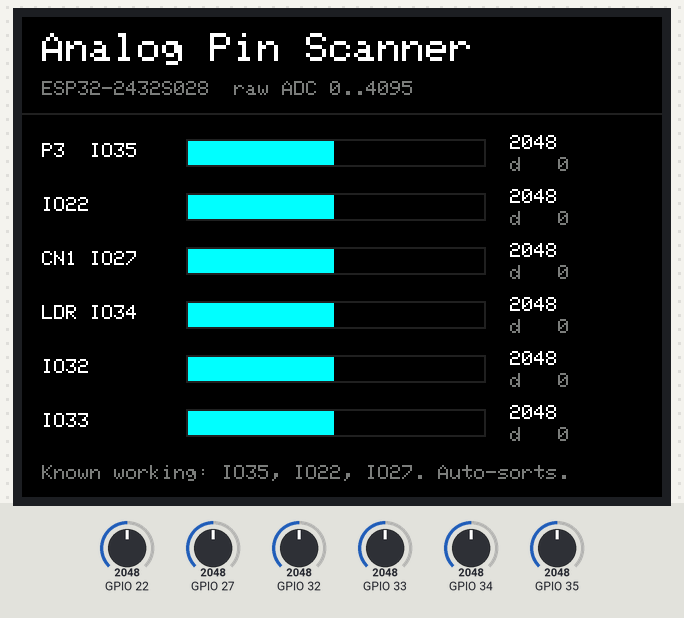
A sketch run on a simulated ESP32. Shown: 320×240 colour display. The test bench sets the inputs (shaded band); at power-on: GPIO 22 = 2048, GPIO 27 = 2048, GPIO 34 = 2048, GPIO 32 = 2048, GPIO 33 = 2048, GPIO 35 = 2048 (analog values on the 0–4095 scale). What the sketch prints to the serial monitor is not drawn.

Above: at 1.5 s.
1.6 s: GPIO 22 set to 2070
At 1.89 s:
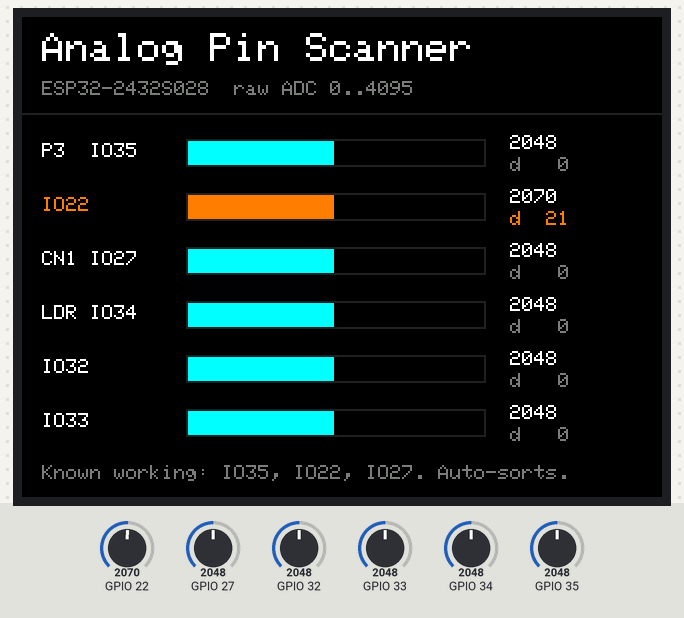
4.2 s: GPIO 27 set to 2071
At 4.52 s:
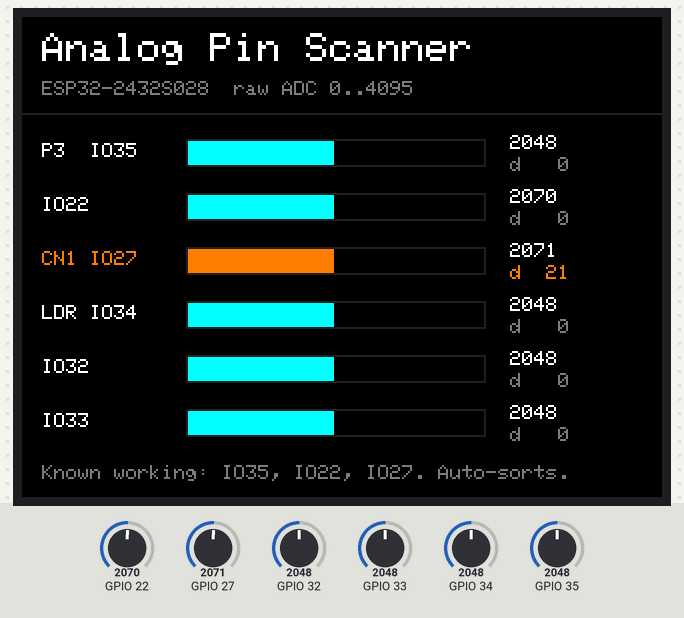
6.8 s: GPIO 34 set to 2071
At 9.0 s:
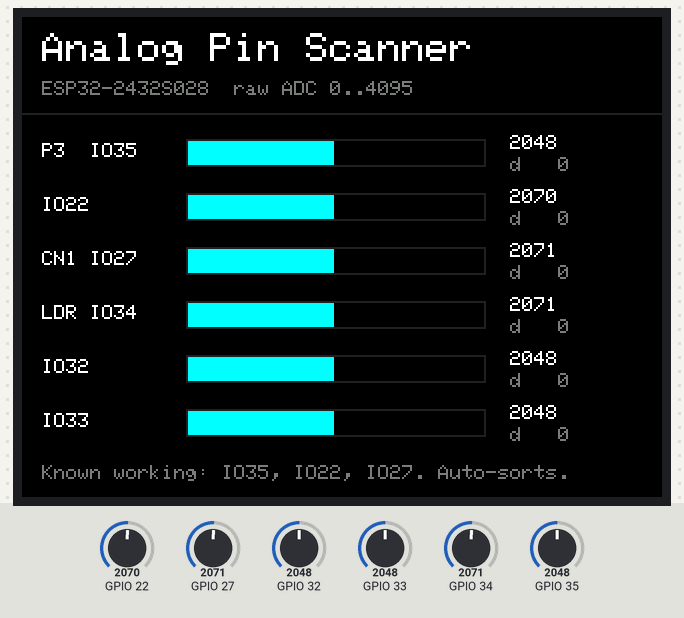
9.8 s: GPIO 32 set to 2866
At 12.73 s:
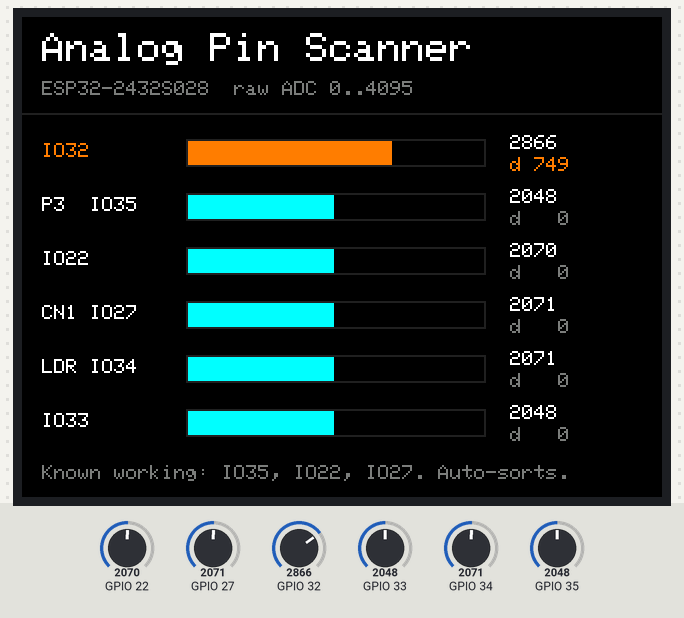
12.8 s: GPIO 27 set to 2866
At 15.7 s:
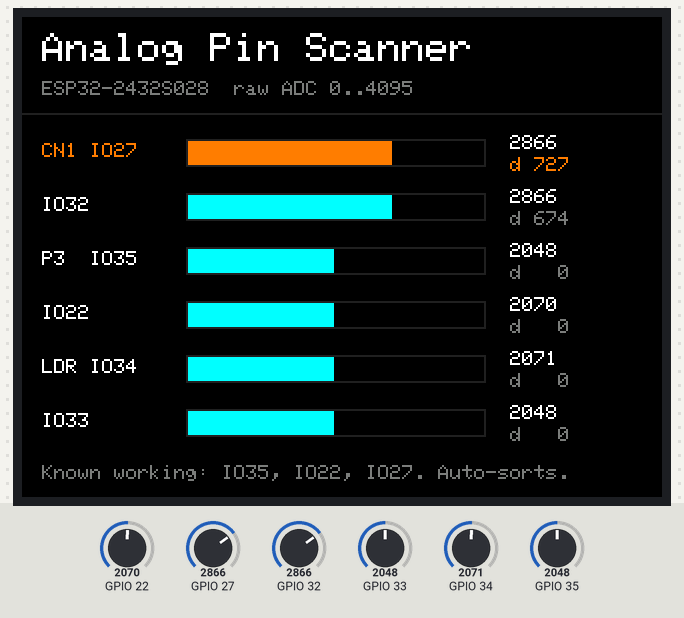
15.8 s: GPIO 34 set to 2866
At 48.6 s:
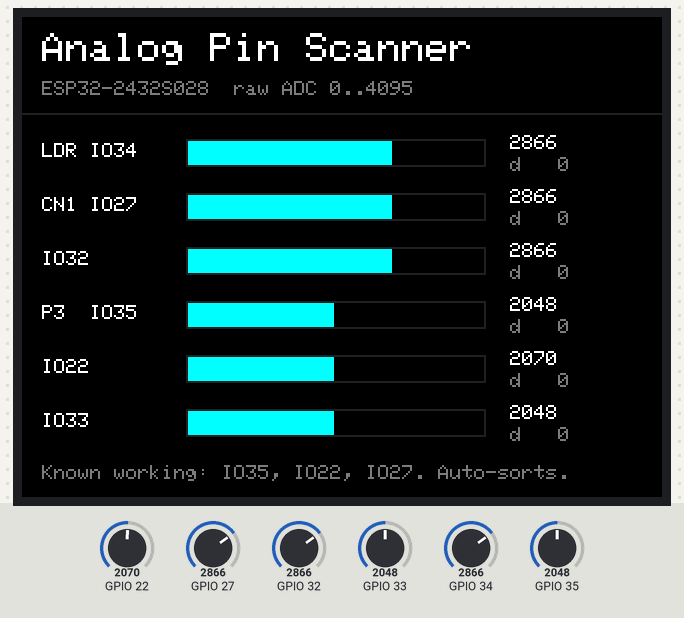

The sketch:

AnalogPinScanner.ino
```cpp
/*
 * AnalogPinScanner.ino
 * Minimal ESP32 analog signal scanner for TFT boards.
 *
 * Keep this sketch broad and easy to tweak. Device-specific knowledge lives in
 * the small settings block below; the scanner itself only looks for movement.
 */

#include <TFT_eSPI.h>

// ===== DEVICE SETTINGS =====

#define PROFILE_GENERIC 0
#define PROFILE_ESP32_2432S028 1

#ifndef PIN_SCANNER_PROFILE
#define PIN_SCANNER_PROFILE PROFILE_GENERIC
#endif

#if PIN_SCANNER_PROFILE == PROFILE_ESP32_2432S028
#define BACKLIGHT_PIN 21
#else
#define BACKLIGHT_PIN 21
#endif

const char* deviceName() {
#if PIN_SCANNER_PROFILE == PROFILE_ESP32_2432S028
  return "ESP32-2432S028";
#else
  return "Generic ESP32";
#endif
}

const char* footerHint() {
#if PIN_SCANNER_PROFILE == PROFILE_ESP32_2432S028
  return "Known working: IO35, IO22, IO27. Auto-sorts.";
#else
  return "Yellow = most signal movement. Rails are less useful.";
#endif
}

#define SCREEN_WIDTH 320
#define SCREEN_HEIGHT 240
#define ADC_MAX_VALUE 4095
#define HOT_MOVEMENT_MIN 20
#define SORT_INTERVAL_MS 3000
#define SORT_HYSTERESIS 8

#define COLOR_BG 0x0000
#define COLOR_TEXT 0xFFFF
#define COLOR_DIM 0x7BEF
#define COLOR_GRID 0x2104
#define COLOR_BAR 0x07FF
#define COLOR_HOT 0xFBE0
#define COLOR_WARN 0xF800

TFT_eSPI tft = TFT_eSPI();

struct AnalogPin {
  const char* label;
  uint8_t pin;
  int value;
  int minValue;
  int maxValue;
  int movement;
};

AnalogPin pins[] = {
#if PIN_SCANNER_PROFILE == PROFILE_ESP32_2432S028
  {"P3  IO35", 35, 0, ADC_MAX_VALUE, 0, 0},
  {"IO22", 22, 0, ADC_MAX_VALUE, 0, 0},
  {"CN1 IO27", 27, 0, ADC_MAX_VALUE, 0, 0},
  {"LDR IO34", 34, 0, ADC_MAX_VALUE, 0, 0},
  {"IO32", 32, 0, ADC_MAX_VALUE, 0, 0},
  {"IO33", 33, 0, ADC_MAX_VALUE, 0, 0},
#else
  {"IO32", 32, 0, ADC_MAX_VALUE, 0, 0},
  {"IO33", 33, 0, ADC_MAX_VALUE, 0, 0},
  {"IO34", 34, 0, ADC_MAX_VALUE, 0, 0},
  {"IO35", 35, 0, ADC_MAX_VALUE, 0, 0},
  {"IO36", 36, 0, ADC_MAX_VALUE, 0, 0},
  {"IO39", 39, 0, ADC_MAX_VALUE, 0, 0},
#endif
};

const int pinCount = sizeof(pins) / sizeof(pins[0]);

void drawStaticUI();
void updateReadings();
void drawReadings();
void drawPinRow(int index, bool hot);
void maybeSortPins();
int hottestPinIndex();
bool isRailed(int value);

void setup() {
  Serial.begin(115200);
  delay(100);

  pinMode(BACKLIGHT_PIN, OUTPUT);
  digitalWrite(BACKLIGHT_PIN, HIGH);

  analogReadResolution(12);
  analogSetAttenuation(ADC_11db);

  for (int i = 0; i < pinCount; i++) {
    pinMode(pins[i].pin, INPUT);
  }

  tft.init();
  tft.setRotation(1);
  tft.fillScreen(COLOR_BG);
  drawStaticUI();
}

void loop() {
  static unsigned long lastDraw = 0;
  static unsigned long lastSerial = 0;

  updateReadings();
  maybeSortPins();

  if (millis() - lastDraw >= 100) {
    lastDraw = millis();
    drawReadings();
  }

  if (millis() - lastSerial >= 500) {
    lastSerial = millis();
    for (int i = 0; i < pinCount; i++) {
      Serial.printf("%s=%4d d%4d%s",
                    pins[i].label,
                    pins[i].value,
                    pins[i].movement,
                    i == pinCount - 1 ? "\n" : "  ");
    }
  }
}

void drawStaticUI() {
  tft.setTextColor(COLOR_TEXT, COLOR_BG);
  tft.setTextSize(2);
  tft.setCursor(10, 8);
  tft.print("Analog Pin Scanner");

  tft.setTextSize(1);
  tft.setTextColor(COLOR_DIM, COLOR_BG);
  tft.setCursor(10, 32);
  tft.print(deviceName());
  tft.print("  raw ADC 0..4095");

  tft.drawFastHLine(0, 48, SCREEN_WIDTH, COLOR_GRID);
}

void updateReadings() {
  for (int i = 0; i < pinCount; i++) {
    long total = 0;
    for (int sample = 0; sample < 8; sample++) {
      total += analogRead(pins[i].pin);
      delayMicroseconds(150);
    }

    pins[i].value = total / 8;
    if (pins[i].value < pins[i].minValue) pins[i].minValue = pins[i].value;
    if (pins[i].value > pins[i].maxValue) pins[i].maxValue = pins[i].value;
    pins[i].movement = pins[i].maxValue - pins[i].minValue;

    // Slowly relax the observed range so old movement does not dominate.
    if (pins[i].minValue < pins[i].value) pins[i].minValue++;
    if (pins[i].maxValue > pins[i].value) pins[i].maxValue--;
  }
}

void drawReadings() {
  int hotIndex = hottestPinIndex();

  for (int i = 0; i < pinCount; i++) {
    drawPinRow(i, i == hotIndex && pins[i].movement > HOT_MOVEMENT_MIN);
  }

  tft.setTextSize(1);
  tft.setTextColor(COLOR_DIM, COLOR_BG);
  tft.fillRect(10, 224, 300, 12, COLOR_BG);
  tft.setCursor(10, 224);
  tft.print(footerHint());
}

void maybeSortPins() {
  static unsigned long lastSort = 0;

  if (millis() - lastSort < SORT_INTERVAL_MS) return;
  lastSort = millis();

  for (int pass = 0; pass < pinCount - 1; pass++) {
    for (int i = 0; i < pinCount - 1 - pass; i++) {
      if (pins[i + 1].movement > pins[i].movement + SORT_HYSTERESIS) {
        AnalogPin temp = pins[i];
        pins[i] = pins[i + 1];
        pins[i + 1] = temp;
      }
    }
  }
}

void drawPinRow(int index, bool hot) {
  const int y = 58 + index * 27;
  const int barX = 82;
  const int barY = y + 3;
  const int barW = 150;
  const int barH = 14;
  const int value = constrain(pins[index].value, 0, ADC_MAX_VALUE);
  const int fillW = map(value, 0, ADC_MAX_VALUE, 0, barW);
  const uint16_t rowColor = hot ? COLOR_HOT : COLOR_TEXT;
  const uint16_t barColor = hot ? COLOR_HOT : COLOR_BAR;

  tft.fillRect(0, y - 2, SCREEN_WIDTH, 23, COLOR_BG);

  tft.setTextSize(1);
  tft.setTextColor(rowColor, COLOR_BG);
  tft.setCursor(10, y + 5);
  tft.print(pins[index].label);

  tft.drawRect(barX, barY, barW, barH, COLOR_GRID);
  tft.fillRect(barX + 1, barY + 1, max(0, fillW - 2), barH - 2, barColor);

  tft.setTextColor(COLOR_TEXT, COLOR_BG);
  tft.setCursor(244, y + 1);
  tft.printf("%4d", value);

  tft.setTextColor(hot ? COLOR_HOT : COLOR_DIM, COLOR_BG);
  tft.setCursor(244, y + 12);
  tft.printf("d%4d", pins[index].movement);

  if (isRailed(value)) {
    tft.setTextColor(COLOR_WARN, COLOR_BG);
    tft.setCursor(292, y + 5);
    tft.print("rail");
  }
}

int hottestPinIndex() {
  int hotIndex = 0;
  for (int i = 1; i < pinCount; i++) {
    if (pins[i].movement > pins[hotIndex].movement) hotIndex = i;
  }
  return hotIndex;
}

bool isRailed(int value) {
  return value < 20 || value > ADC_MAX_VALUE - 20;
}
```

Measured:
- the behaviour switches between 2069 and 2070 on GPIO 22 (found by bisection; images 0 and 1)
- the behaviour switches between 2070 and 2071 on GPIO 27 (found by bisection; images 1 and 2)
- the behaviour switches between 2070 and 2071 on GPIO 34 (found by bisection; images 2 and 3)
- after the input at 1.6 s, the display: changes after 0.13 s (image 1)
- after the input at 4.2 s, the display: changes after 0.17 s (image 2)
- after the input at 6.8 s, the display: first changes after 0.19 s (image 3 shows a later state)
- after the input at 9.8 s, the display: first changes after 0.13 s (image 4 shows a later state)
